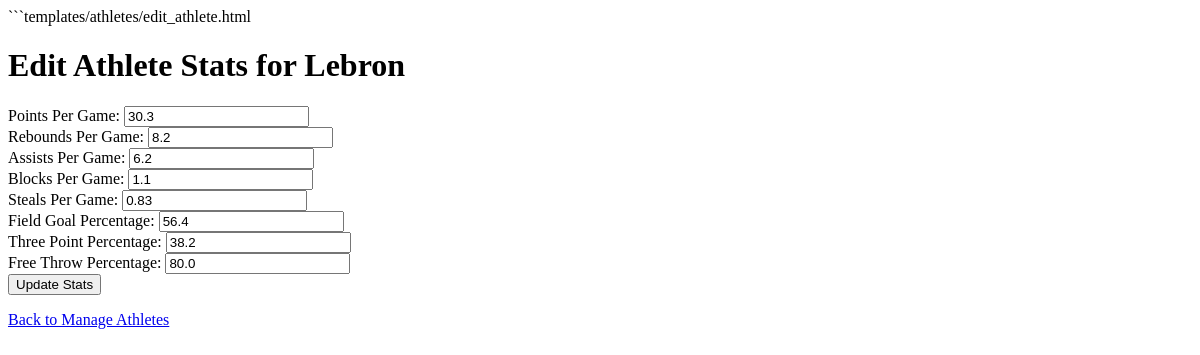
Page /edit_athlete/3 on the earlier database version.
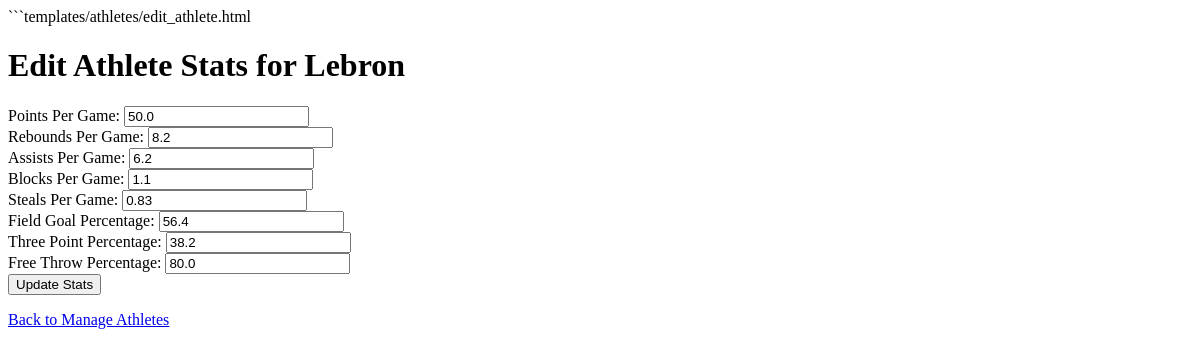
Same page on the later database version.
### models.py (models this page shows)
class Athlete(db.Model):
    id = db.Column(db.Integer, primary_key=True)
    name = db.Column(db.String(100), nullable=False)
    age = db.Column(db.Integer)
    sport = db.Column(db.String(50))  # e.g., Basketball
    height = db.Column(db.Float)
    weight = db.Column(db.Float)
    gender = db.Column(db.String(10))
    position = db.Column(db.String(2), CheckConstraint("position IN ('PG', 'SG', 'SF', 'PF', 'C')"), nullable=False)
    points_per_game = db.Column(db.Float, default=0.0)
    rebounds_per_game = db.Column(db.Float, default=0.0)
    assists_per_game = db.Column(db.Float, default=0.0)
    blocks_per_game = db.Column(db.Float, default=0.0)
    steals_per_game = db.Column(db.Float, default=0.0)
    field_goal_percentage = db.Column(db.Float, default=0.0)
    three_point_percentage = db.Column(db.Float, default=0.0)
    free_throw_percentage = db.Column(db.Float, default=0.0)
    team_id = db.Column(db.Integer, db.ForeignKey('team.id'))
    team = db.relationship('Team', backref='athletes')

### routes.py (the view, shortened to what this page needs)
@app.route('/edit_athlete/<int:athlete_id>', methods=['GET', 'POST'])
def edit_athlete(athlete_id):
    athlete = Athlete.query.get_or_404(athlete_id)
    return render_template('athletes/edit_athlete.html', athlete=athlete)

### templates/athletes/edit_athlete.html (shortened to what this page needs)
<!DOCTYPE html>
<html lang="en">
<head>
</head>
<body>
    <h1>Edit Athlete Stats for {{ athlete.name }}</h1>
    <form action="{{ url_for('edit_athlete', athlete_id=athlete.id) }}" method="POST">
        <div>
            <label for="points_per_game">Points Per Game:</label>
            <input type="number" step="0.01" id="points_per_game" name="points_per_game" value="{{ athlete.points_per_game }}" required>
        </div>
        <div>
            <label for="rebounds_per_game">Rebounds Per Game:</label>
            <input type="number" step="0.01" id="rebounds_per_game" name="rebounds_per_game" value="{{ athlete.rebounds_per_game }}" required>
        </div>
        <div>
            <label for="assists_per_game">Assists Per Game:</label>
            <input type="number" step="0.01" id="assists_per_game" name="assists_per_game" value="{{ athlete.assists_per_game }}" required>
        </div>
        <div>
            <label for="blocks_per_game">Blocks Per Game:</label>
            <input type="number" step="0.01" id="blocks_per_game" name="blocks_per_game" value="{{ athlete.blocks_per_game }}" required>
        </div>
        <div>
            <label for="steals_per_game">Steals Per Game:</label>
            <input type="number" step="0.01" id="steals_per_game" name="steals_per_game" value="{{ athlete.steals_per_game }}" required>
        </div>
        <div>
            <label for="field_goal_percentage">Field Goal Percentage:</label>
            <input type="number" step="0.01" id="field_goal_percentage" name="field_goal_percentage" value="{{ athlete.field_goal_percentage }}" required>
        </div>
        <div>
            <label for="three_point_percentage">Three Point Percentage:</label>
            <input type="number" step="0.01" id="three_point_percentage" name="three_point_percentage" value="{{ athlete.three_point_percentage }}" required>
        </div>
        <div>
            <label for="free_throw_percentage">Free Throw Percentage:</label>
            <input type="number" step="0.01" id="free_throw_percentage" name="free_throw_percentage" value="{{ athlete.free_throw_percentage }}" required>
        </div>
        <button type="submit">Update Stats</button>
    </form>
    <a href="{{ url_for('manage_athletes') }}">Back to Manage Athletes</a>
</body>
</html>

Differences in the rows shown:
changed Athlete "Lebron": points_per_game "30.3" → "50.0"
